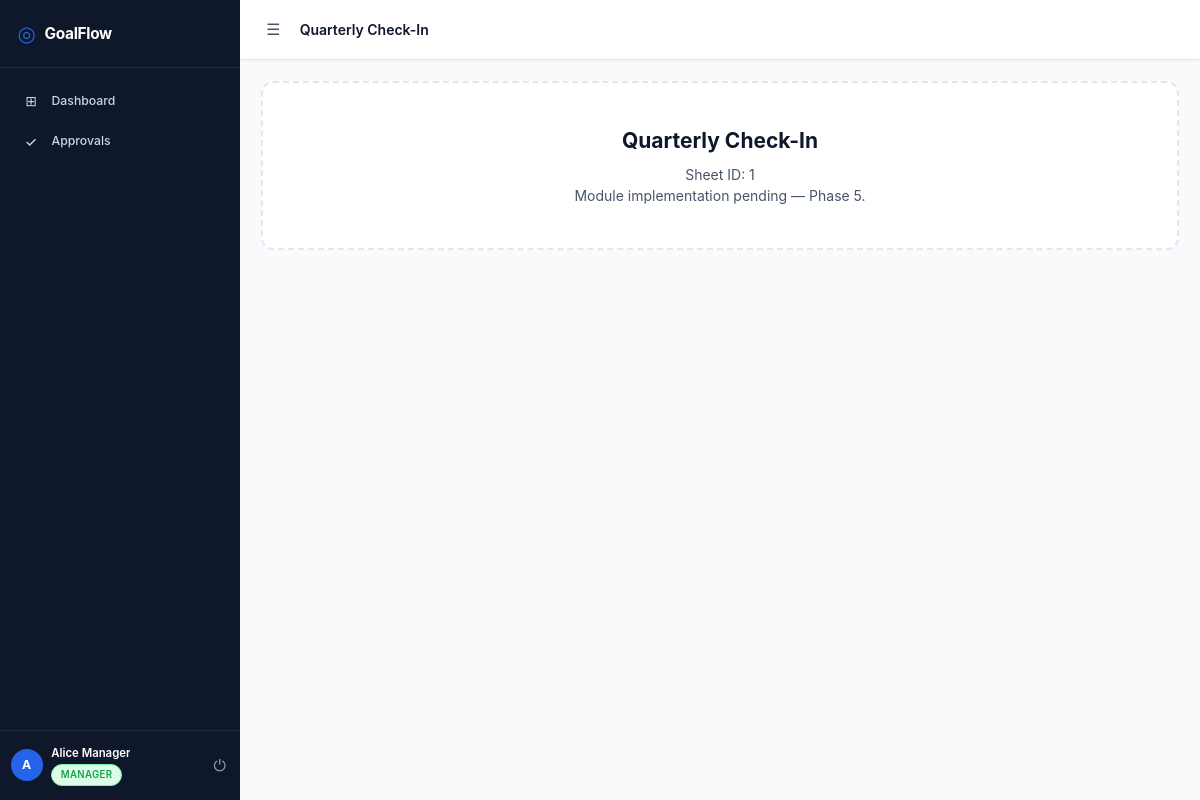
The page /manager/checkin/1 (signed in) on the database its author committed.
### app/models.py (models this page shows)
class User(Base):
    __tablename__ = "users"
    id         = Column(Integer, primary_key=True, index=True)
    name       = Column(Text, nullable=False)
    email      = Column(Text, unique=True, nullable=False, index=True)
    password_hash = Column(Text, nullable=False)
    role       = Column(Text, nullable=False)        # employee | manager | admin
    manager_id = Column(Integer, ForeignKey("users.id"), nullable=True)
    department = Column(Text, nullable=True)
    is_active  = Column(Boolean, default=True)
    created_at = Column(DateTime, default=datetime.utcnow)
    manager        = relationship("User", remote_side=[id], backref="direct_reports")
    goal_sheets    = relationship("GoalSheet", back_populates="employee",
                                  foreign_keys="GoalSheet.employee_id")
    approved_sheets = relationship("GoalSheet", back_populates="approver",
                                   foreign_keys="GoalSheet.approved_by")
    audit_logs     = relationship("AuditLog", back_populates="changed_by_user",
                                  foreign_keys="AuditLog.changed_by")

### app/routers/manager.py (the view)
@router.get("/checkin/{sheet_id}", response_class=HTMLResponse)
def checkin_page(
    sheet_id: int,
    request: Request,
    current_user: User = Depends(require_manager),
    db: Session = Depends(get_db),
):
    return templates.TemplateResponse("manager/checkin.html", {
        "request":  request,
        "user":     current_user,
        "sheet_id": sheet_id,
    })

### templates/manager/checkin.html (shortened to what this page needs)
{% extends "base.html" %}
{% block page_title %}Quarterly Check-In{% endblock %}
{% block content %}
<div class="placeholder-card">
  <h2>Quarterly Check-In</h2>
  <p>Sheet ID: {{ sheet_id }}</p>
  <p>Module implementation pending — Phase 5.</p>
</div>
{% endblock %}

### templates/base.html (shortened to what this page needs)
<!DOCTYPE html>
<html lang="en">
<head>
  <link rel="stylesheet" href="/static/css/styles.css" />
</head>
<body>
{% if user is defined and user %}
<aside class="sidebar" id="sidebar">
  <div class="sidebar-brand">
    <span class="brand-icon">◎</span>
    <span class="brand-name">GoalFlow</span>
  </div>
  <nav class="sidebar-nav">
    {% if user.role == "employee" %}
      <a href="/employee/dashboard"  class="nav-item {% if request.url.path == '/employee/dashboard' %}active{% endif %}">
        <span class="nav-icon">⊞</span> Dashboard
      </a>
      <a href="/employee/goals"      class="nav-item {% if '/employee/goals' in request.url.path %}active{% endif %}">
        <span class="nav-icon">◈</span> My Goals
      </a>
      <a href="/employee/updates"    class="nav-item {% if '/employee/updates' in request.url.path %}active{% endif %}">
        <span class="nav-icon">↗</span> Quarterly Updates
      </a>
    {% elif user.role == "manager" %}
      <a href="/manager/dashboard"   class="nav-item {% if request.url.path == '/manager/dashboard' %}active{% endif %}">
        <span class="nav-icon">⊞</span> Dashboard
      </a>
      <a href="/manager/approvals"   class="nav-item {% if '/manager/approvals' in request.url.path %}active{% endif %}">
        <span class="nav-icon">✓</span> Approvals
      </a>
    {% endif %}
  </nav>
  <div class="sidebar-footer">
    <div class="user-chip">
      <div class="user-avatar">{{ user.name[0].upper() }}</div>
      <div class="user-info">
        <span class="user-name">{{ user.name }}</span>
        <span class="user-role badge badge-{{ user.role }}">{{ user.role | capitalize }}</span>
      </div>
    </div>
    <a href="/logout" class="logout-btn" title="Sign out">⏻</a>
  </div>
</aside>
{% endif %}
<main class="main-content {% if not (user is defined and user) %}full-width{% endif %}">
  {% if user is defined and user %}
  <header class="topbar">
    <button class="sidebar-toggle" onclick="toggleSidebar()" title="Toggle sidebar">☰</button>
    <h1 class="page-title">{% block page_title %}{% endblock %}</h1>
  </header>
  {% endif %}
  <div class="page-body">
    {% block content %}{% endblock %}
  </div>
</main>
</body>
</html>

### rows shown on the page
User: name "A", name "Alice Manager", role "MANAGER"

### other values the page prints
{{ sheet_id }} "1"
